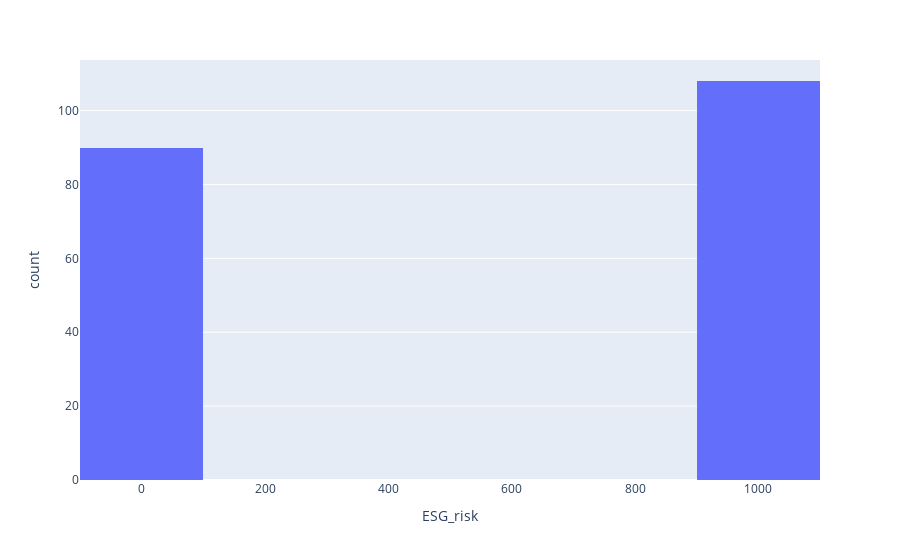

The code cell stored with this chart in its notebook:
### Code cell
fig = px.histogram(new_df, x="ESG_risk")
fig.show()

### Figure 1 — Plotly figure (JSON) as saved in the notebook; plotly's stock layout.template omitted (floating-point values rounded to 4 significant figures; data arrays with more than 128 entries replaced by an {"elided": "..."} marker saying what was removed)
{"data": [{"alignmentgroup": "True", "bingroup": "x", "hovertemplate": "ESG_risk=%{x}<br>count=%{y}<extra></extra>", "legendgroup": "", "marker": {"color": "#636efa", "pattern": {"shape": ""}}, "name": "", "offsetgroup": "", "orientation": "v", "showlegend": false, "type": "histogram", "x": {"elided": "198 float values"}, "xaxis": "x", "yaxis": "y"}], "layout": {"barmode": "relative", "legend": {"tracegroupgap": 0}, "margin": {"t": 60}, "xaxis": {"anchor": "y", "domain": [0, 1], "title": {"text": "ESG_risk"}}, "yaxis": {"anchor": "x", "domain": [0, 1], "title": {"text": "count"}}}}
